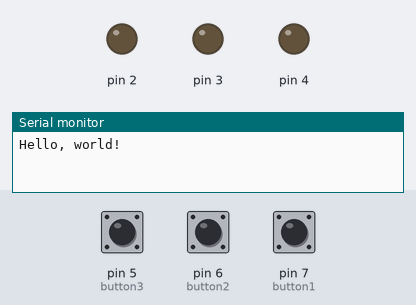
A sketch run on a simulated Arduino Uno, built with avr-gcc and run on an emulated ATmega328P. Parts: output pins drawn as LEDs (lit = HIGH), the last lines printed to the serial monitor. The test bench sets the inputs (shaded band); at power-on: pin 5 (button3) HIGH, pin 6 (button2) HIGH, pin 7 (button1) HIGH.

Above: at 1.2 s.
1.3 s: pin 5 (button3) pulled LOW for 0.15 s
At 1.8 s:
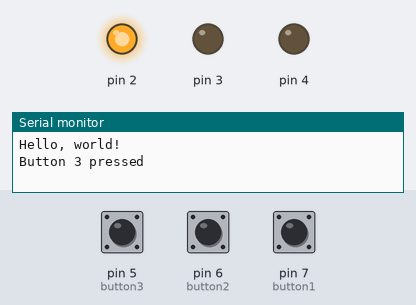
4.4 s: pin 6 (button2) pulled LOW for 0.15 s
At 5.4 s:
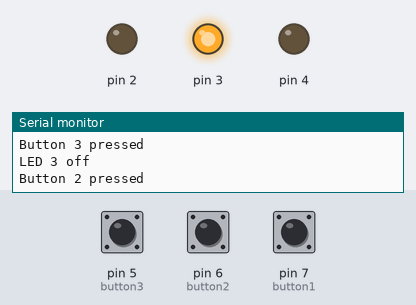
7.4 s: pin 7 (button1) pulled LOW for 0.15 s
At 8.2 s:
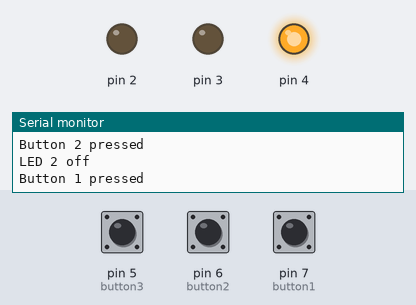
9.9 s: pin 5 (button3) pulled LOW for 1 s
At 12.4 s:
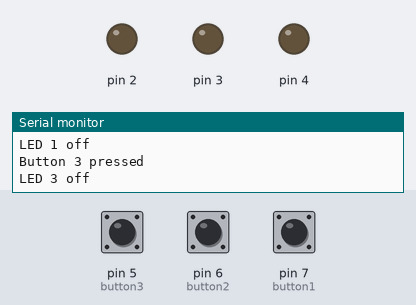
13.4 s: pin 5 (button3) pulled LOW for 3.2 s
At 14.7 s:
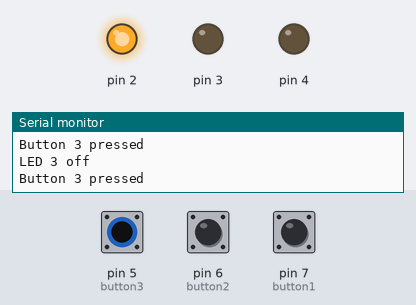
18.1 s: pin 5 (button3) driven LOW and pin 6 (button2) driven LOW
At 19.3 s:
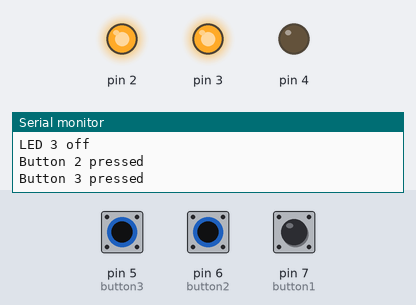
Timing chart, 0 to 21.6 s (numbered marks = the images above; inputs shaded):
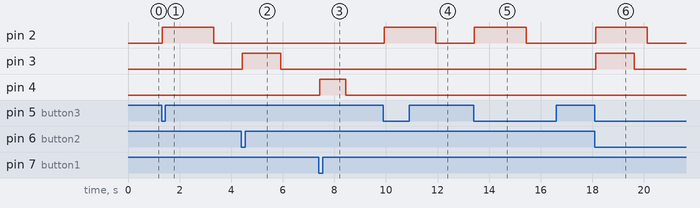

The sketch:

components.ino
```cpp
#include "button.h"
#include "led.h"
#include "timer.h"

Button button1(7);
Button button2(6);
Button button3(5);

LED led1(4);
LED led2(3);
LED led3(2);

Timer timer1(1000, false);
Timer timer2(1500, false);
Timer timer3(2000, false);

void setup() {
  Serial.begin(9600);
  Serial.println("Hello, world!");

  button1.setup();
  button2.setup();
  button3.setup();

  led1.setup();
  led2.setup();
  led3.setup();
}

void loop() {
  button1.update();
  button2.update();
  button3.update();

  if (button1.isPressed()) {
    Serial.println("Button 1 pressed");
    led1.turnOn();
    timer1.reset();
  }

  if (button2.isPressed()) {
    Serial.println("Button 2 pressed");
    led2.turnOn();
    timer2.reset();
  }

  if (button3.isPressed()) {
    Serial.println("Button 3 pressed");
    led3.turnOn();
    timer3.reset();
  }

  if (timer1.trigger()) {
    Serial.println("LED 1 off");
    led1.turnOff();
  }

  if (timer2.trigger()) {
    Serial.println("LED 2 off");
    led2.turnOff();
  }

  if (timer3.trigger()) {
    Serial.println("LED 3 off");
    led3.turnOff();
  }
}
```

button.cpp
```cpp
#include "button.h"

Button::Button(uint8_t pin) {
  this->pin = pin;
  this->prev_state = RELEASED;
  this->state = RELEASED;
  this->prev_read_state = HIGH;
  this->rebounce_timer = new Timer(30, false);
  this->long_press_timer = new Timer(1000, false);
}

Button::~Button() {
  delete this->rebounce_timer;
  delete this->long_press_timer;
}

void Button::setup() {
  pinMode(this->pin, INPUT_PULLUP);
}

void Button::update() {
  bool read_state = digitalRead(this->pin);

  if (read_state != this->prev_read_state) {
    this->rebounce_timer->reset();
  }

  this->prev_read_state = read_state;
  this->prev_state = this->state;

  if (this->rebounce_timer->trigger()) {
    if (read_state == LOW) {
      this->state = PRESSED;
      this->long_press_timer->reset();
    } else {
      this->state = RELEASED;
      this->long_press_timer->stop();
    }
  }

  if (this->state == PRESSED && this->long_press_timer->trigger()) {
    this->state = LONG_PRESSED;
  }
}

bool Button::isReleased() {
  return this->state == RELEASED;
}

bool Button::isDown() {
  return this->state == PRESSED;
}

bool Button::isPressed() {
  return this->state == PRESSED && this->prev_state == RELEASED;
}

bool Button::isLongPressed() {
  return this->state == LONG_PRESSED;
}
```

button.h
```cpp
#ifndef BUTTON_H
#define BUTTON_H

#include <Arduino.h>
#include "timer.h"

enum BUTTON_STATE { RELEASED, PRESSED, LONG_PRESSED };

class Button {
  private:
    uint8_t pin;
    BUTTON_STATE state;
    BUTTON_STATE prev_state;
    bool prev_read_state;
    Timer* rebounce_timer;
    Timer* long_press_timer;

  public:
    Button(uint8_t pin);
    ~Button();
    void setup();
    void update();
    bool isReleased();
    bool isDown();
    bool isPressed();
    bool isLongPressed();
};

#endif
```

led.cpp
```cpp
#include "led.h"

LED::LED(uint8_t pin) {
  this->pin = pin;
  this->on = false;
}

void LED::setup() {
  pinMode(this->pin, OUTPUT);
}

void LED::turnOn() {
  this->on = true;
  digitalWrite(this->pin, this->on);
}

void LED::turnOff() {
  this->on = false;
  digitalWrite(this->pin, this->on);
}

void LED::toggle() {
  this->on = !this->on;
  digitalWrite(this->pin, this->on);
}
```

led.h
```cpp
#ifndef LED_H
#define LED_H

#include <Arduino.h>

class LED {
  private:
    uint8_t pin;
    bool on;

  public:
    LED(uint8_t pin);
    void setup();
    void turnOn();
    void turnOff();
    void toggle();
};

#endif
```

servo_motor.cpp
```cpp

```

timer.cpp
```cpp
#include "timer.h"

Timer::Timer(unsigned long time, bool repeat) {
  this->time = time;
  this->repeat = repeat;
  this->active = false;
  this->trigger_time = millis() + time;
}

void Timer::start() {
  this->active = true;
  this->trigger_time = millis() + this->time;
}

void Timer::reset(unsigned long new_time = 0) {
  if (new_time > 0) {
    this->time = new_time;
  }

  start();
}

void Timer::stop() {
  this->active = false;
}

bool Timer::trigger() {
  if (!this->active) {
    return false;
  }

  unsigned long current_time = millis();

  if (current_time > trigger_time) {
    if (this->repeat) {
      this->trigger_time = current_time + this->time;
    } else {
      this-> active = false;
    }

    return true;
  }

  return false;
}
```

timer.h
```cpp
#ifndef TIMER_H
#define TIMER_H

#include <Arduino.h>

class Timer {
  private:
    unsigned long time;
    unsigned long trigger_time;
    bool repeat;
    bool active;

  public:
    Timer(unsigned long time, bool repeat);
    void reset(unsigned long new_time = 0);
    void start();
    void stop();
    bool trigger();
};

#endif
```

Measured:
- after the input at 1.3 s, pin 2: LOW → HIGH at once, → LOW 2.0 s later
- after the input at 4.4 s, pin 3: LOW → HIGH at once, → LOW 1.5 s later
- after the input at 7.4 s, pin 4: LOW → HIGH at once, → LOW 1.0 s later
- after the input at 9.9 s, pin 2: LOW → HIGH at once, → LOW 2.0 s later
- after the input at 13.4 s, pin 2: LOW → HIGH at once, → LOW 2.0 s later
- after the input at 18.1 s, pin 2: LOW → HIGH at once, → LOW 2.0 s later; pin 3: LOW → HIGH at once, → LOW 1.5 s later
